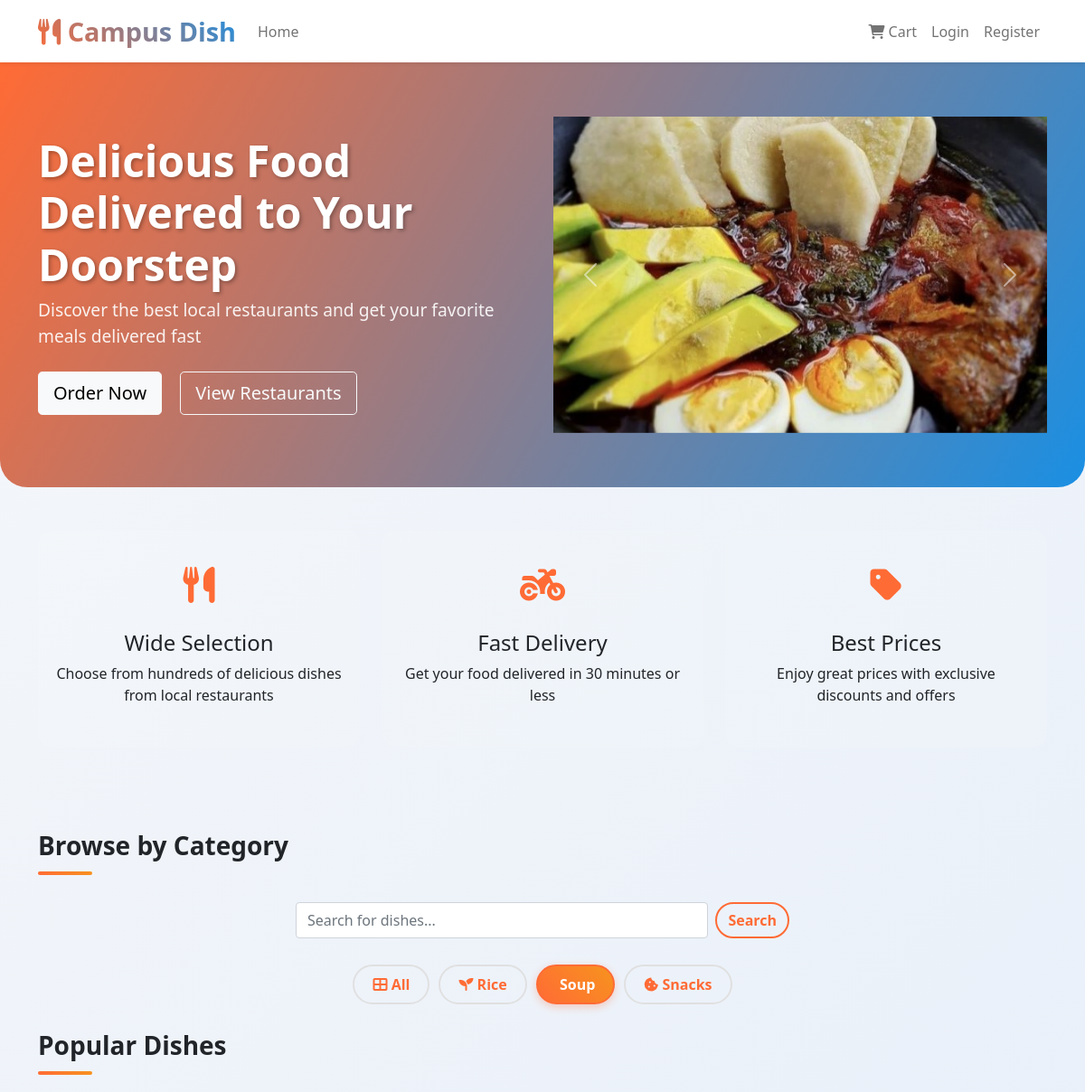
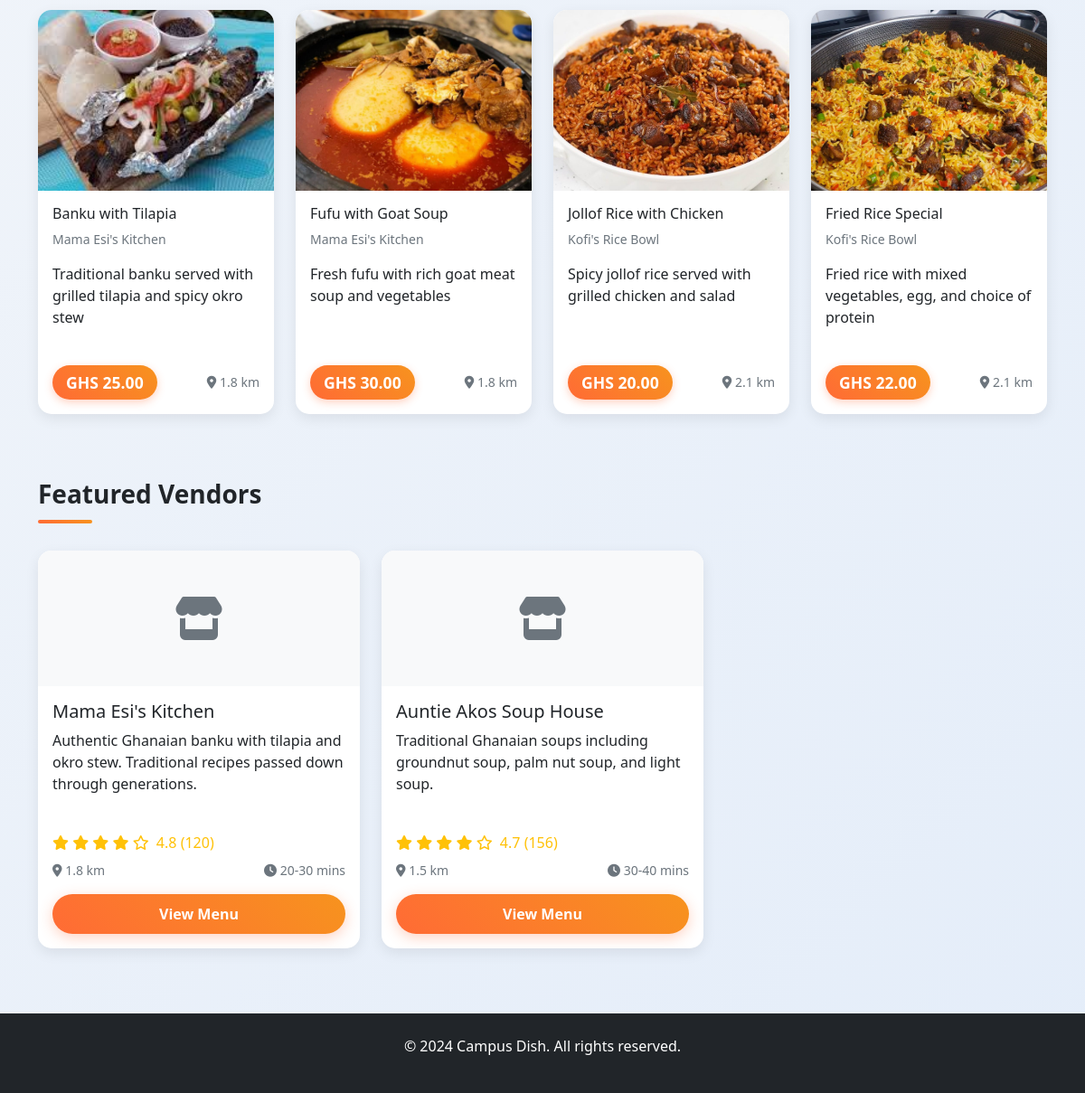
Page /?category=soup on the committed database (2 pictures, top to bottom).
### vendors/models.py (models this page shows, shortened)
class MenuItem(models.Model):
    CATEGORY_CHOICES = [
        ('rice', 'Rice'),
        ('soup', 'Soup'),
        ('snacks', 'Snacks'),
        ('other', 'Other'),
    ]
    vendor = models.ForeignKey(Vendor, on_delete=models.CASCADE, related_name='menu_items')
    name = models.CharField(max_length=100)
    description = models.TextField()
    price = models.DecimalField(max_digits=8, decimal_places=2)
    image = models.ImageField(upload_to='menu_items/', blank=True, null=True)
    category = models.CharField(max_length=20, choices=CATEGORY_CHOICES, default='other')
    is_available = models.BooleanField(default=True)
    created_at = models.DateTimeField(auto_now_add=True)
    def get_default_image(self):
        name_lower = self.name.lower()
        image_mapping = {
            'banku': 'img/Banku.jpeg.jpg',
            'jollof': 'img/Jollof.jpg',
            'fried rice': 'img/Fried rice.jpg',
            'rice': 'img/Rice with stew.jpg',
            'fufu': 'img/Fufu.jpg',
            'waakye': 'img/waakye.jpg',
            'kenkey': 'img/Kenkey.jpg',
            'beans': 'img/Beans.jpg',
            'spaghetti': 'img/spag.jpg',
            'spag': 'img/spag.jpg',
            'gob3': 'img/G)b3.jpg',
            'gobe': 'img/G)b3.jpg',
            'apesie': 'img/Apesie.jpg',
            'groundnut soup': 'img/peanut_soup.webp',
            'palm nut soup': 'img/palmnut soup.jpg',
            'light soup': 'img/lightsoup.jpg',
            'kelewele': 'img/Kelewele.jpg',
            'meat pie': 'img/meat pie.jpg',
            'chin chin': 'img/chin chin.jpg',
            'bofrot': 'img/bofrot.jpg',
        }
        for key, image_path in image_mapping.items():
            if key in name_lower:
                return image_path
        return None

class Vendor(models.Model):
    name = models.CharField(max_length=100)
    description = models.TextField()
    image = models.ImageField(upload_to='vendors/', blank=True, null=True)
    rating = models.DecimalField(max_digits=3, decimal_places=1, default=0.0)
    review_count = models.IntegerField(default=0)
    distance = models.DecimalField(max_digits=5, decimal_places=1, help_text="Distance in km")
    delivery_time = models.CharField(max_length=20, help_text="e.g., 20-30 mins")
    owner = models.ForeignKey(User, on_delete=models.CASCADE, null=True, blank=True)
    created_at = models.DateTimeField(auto_now_add=True)

### vendors/views.py (the view)
# urls.py: 2. Add a URL to urlpatterns:  path('', views.home, name='home')
def home(request):
    category = request.GET.get('category', 'all')
    vendors = Vendor.objects.all()
    if category != 'all':
        vendors = vendors.filter(menu_items__category=category).distinct()
    popular_items = MenuItem.objects.filter(is_available=True)[:12]
    context = {
        'vendors': vendors,
        'popular_items': popular_items,
        'current_category': category,
        'categories': ['all', 'rice', 'soup', 'snacks'],
    }
    return render(request, 'vendors/home.html', context)

### orders/context_processors.py (called while the page is built)
def cart_count(request):
    if request.user.is_authenticated:
        try:
            cart = Cart.objects.get(user=request.user)
            return {'cart_count': cart.total_items}
        except Cart.DoesNotExist:
            return {'cart_count': 0}
    else:
        session_key = request.session.session_key
        if session_key:
            try:
                cart = Cart.objects.get(session_key=session_key)
                return {'cart_count': cart.total_items}
            except Cart.DoesNotExist:
                return {'cart_count': 0}
    return {'cart_count': 0}

### templates/vendors/home.html (shortened to what this page needs)
{% extends 'base.html' %}
{% load static %}
{% block content %}
<div class="hero-section text-center">
    <div class="container">
        <div class="row align-items-center">
            <div class="col-md-6 text-start">
                <h1>Delicious Food Delivered to Your Doorstep</h1>
                <p class="lead">Discover the best local restaurants and get your favorite meals delivered fast</p>
                <div class="mt-4">
                    <a href="#popular-dishes" class="btn btn-light btn-lg me-3 float">Order Now</a>
                    <a href="#featured-vendors" class="btn btn-outline-light btn-lg float">View Restaurants</a>
                </div>
            </div>
            <div class="col-md-6">
                <div id="heroCarousel" class="carousel slide" data-bs-ride="carousel">
                    <div class="carousel-inner">
                        <div class="carousel-item active">
                            <img src="{% static 'img/Apesie.jpg' %}" class="d-block w-100 carousel-img" alt="Apesie">
                        </div>
                    </div>
                    <button class="carousel-control-prev" type="button" data-bs-target="#heroCarousel" data-bs-slide="prev">
                        <span class="carousel-control-prev-icon" aria-hidden="true"></span>
                    </button>
                    <button class="carousel-control-next" type="button" data-bs-target="#heroCarousel" data-bs-slide="next">
                        <span class="carousel-control-next-icon" aria-hidden="true"></span>
                    </button>
                </div>
            </div>
        </div>
    </div>
</div>
<div class="container-fluid p-0">
    <div class="container my-5">
        <div class="row text-center">
            <div class="col-md-4 mb-4 fade-in delay-1">
                <div class="feature-card float">
                    <div class="feature-icon">
                        <i class="fas fa-utensils"></i>
                    </div>
                    <h4>Wide Selection</h4>
                    <p>Choose from hundreds of delicious dishes from local restaurants</p>
                </div>
            </div>
            <div class="col-md-4 mb-4 fade-in delay-2">
                <div class="feature-card float">
                    <div class="feature-icon">
                        <i class="fas fa-motorcycle"></i>
                    </div>
                    <h4>Fast Delivery</h4>
                    <p>Get your food delivered in 30 minutes or less</p>
                </div>
            </div>
            <div class="col-md-4 mb-4 fade-in delay-3">
                <div class="feature-card float">
                    <div class="feature-icon">
                        <i class="fas fa-tag"></i>
                    </div>
                    <h4>Best Prices</h4>
                    <p>Enjoy great prices with exclusive discounts and offers</p>
                </div>
            </div>
        </div>
    </div>
    <div class="container my-4">
        <div class="row">
            <div class="col-12">
                <h3 class="section-title">Browse by Category</h3>
                <div class="row justify-content-center mb-4">
                    <div class="col-md-6">
                        <form class="d-flex" method="GET" action="{% url 'home' %}">
                            <input class="form-control me-2" type="search" placeholder="Search for dishes..." aria-label="Search" name="search">
                            <button class="btn btn-outline-primary" type="submit">Search</button>
                        </form>
                    </div>
                </div>
                <div class="d-flex flex-wrap justify-content-center">
                    {% for category in categories %}
                        <a href="?category={{ category }}"
                           class="btn filter-btn {% if current_category == category %}btn-primary active pulse{% else %}btn-outline-primary{% endif %} fade-in delay-{{ forloop.counter }}">
                            {% if category == 'all' %}
                                <i class="fas fa-th-large"></i> All
                            {% elif category == 'rice' %}
                                <i class="fas fa-seedling"></i> Rice
                            {% elif category == 'soup' %}
                                 Soup
                            {% elif category == 'snacks' %}
                                <i class="fas fa-cookie-bite"></i> Snacks
                            {% endif %}
                        </a>
                    {% endfor %}
                </div>
                </div>
            </div>
            </div>
        </div>
    <div class="container" id="popular-dishes">
        <div class="row">
            <div class="col-12">
                <h3 class="section-title">Popular Dishes</h3>
            </div>
        </div>
        <div class="row">
            {% for item in popular_items|slice:":4" %}
                <div class="col-lg-3 col-md-4 col-sm-6 mb-4 fade-in delay-{{ forloop.counter0|divisibleby:4|add:forloop.counter0|divisibleby:4 }}">
                    <div class="card food-card h-100">
                        {% if item.image %}
                            <img src="{{ item.image.url }}" class="card-img-top" alt="{{ item.name }}">
                        {% elif item.get_default_image %}
                            <img src="{% static item.get_default_image %}" class="card-img-top" alt="{{ item.name }}">
                        {% else %}
                            <div class="card-img-top bg-light d-flex align-items-center justify-content-center" style="height: 200px;">
                                <i class="fas fa-utensils fa-3x text-muted"></i>
                            </div>
                        {% endif %}
                        <div class="card-body d-flex flex-column">
                            <h6 class="card-title">{{ item.name }}</h6>
                            <p class="card-text text-muted small">{{ item.vendor.name }}</p>
                            <p class="card-text flex-grow-1">{{ item.description|truncatewords:10 }}</p>
                            <div class="d-flex justify-content-between align-items-center mt-auto">
                                <span class="price-tag">GHS {{ item.price }}</span>
                                <small class="text-muted">
                                    <i class="fas fa-map-marker-alt"></i> {{ item.vendor.distance }} km
                                </small>
                            </div>
                        </div>
                    </div>
                </div>
            {% endfor %}
        </div>
    </div>
    {% if vendors %}
    <div class="container mt-5" id="featured-vendors">
        <div class="row">
            <div class="col-12">
                <h3 class="section-title">Featured Vendors</h3>
            </div>
        </div>
        <div class="row">
            {% for vendor in vendors %}
                <div class="col-lg-4 col-md-6 mb-4 fade-in delay-{{ forloop.counter0|divisibleby:3|add:forloop.counter0|divisibleby:3 }}">
                    <div class="card vendor-card h-100">
                        {% if vendor.image %}
                            <img src="{{ vendor.image.url }}" class="card-img-top" alt="{{ vendor.name }}">
                        {% else %}
                            <div class="card-img-top bg-light d-flex align-items-center justify-content-center" style="height: 150px;">
                                <i class="fas fa-store fa-3x text-muted"></i>
                            </div>
                        {% endif %}
                        <div class="card-body d-flex flex-column">
                            <h5 class="card-title">{{ vendor.name }}</h5>
                            <p class="card-text flex-grow-1">{{ vendor.description|truncatewords:15 }}</p>
                            <div class="d-flex justify-content-between align-items-center mb-2">
                                <div class="rating">
                                    {% for i in "12345" %}
                                        {% if forloop.counter <= vendor.rating %}
                                            <i class="fas fa-star"></i>
                                        {% else %}
                                            <i class="far fa-star"></i>
                                        {% endif %}
                                    {% endfor %}
                                    <span class="ms-1">{{ vendor.rating }} ({{ vendor.review_count }})</span>
                                </div>
                            </div>
                            <div class="d-flex justify-content-between align-items-center mb-3">
                                <small class="text-muted">
                                    <i class="fas fa-map-marker-alt"></i> {{ vendor.distance }} km
                                </small>
                                <small class="text-muted">
                                    <i class="fas fa-clock"></i> {{ vendor.delivery_time }}
                                </small>
                            </div>
                            <a href="{% url 'vendors:vendor_detail' vendor.id %}" class="btn btn-primary">
                                View Menu
                            </a>
                        </div>
                    </div>
                </div>
            {% endfor %}
        </div>
    </div>
    {% endif %}
{% endblock %}

### templates/base.html (style rules this page uses)
:root { --primary-color: #ff6b35; --secondary-color: #f7931e; --dark-color: #2c3e50; --light-color: #ecf0f1; --accent-color: #1a8fe3; }
body { font-family: 'Segoe UI', Tahoma, Geneva, Verdana, sans-serif; background: linear-gradient(135deg, #f5f7fa 0%, #e4edf9 100%); background-attachment: fixed; min-height: 100vh; }
.btn-primary { background: linear-gradient(45deg, var(--primary-color), var(--secondary-color)); border: none; font-weight: 600; padding: 10px 20px; border-radius: 30px; transition: all 0.3s ease; box-shadow: 0 4px 15px rgba(255, 107, 53, 0.3); }
.btn-outline-primary { border: 2px solid var(--primary-color); color: var(--primary-color); font-weight: 600; border-radius: 30px; transition: all 0.3s ease; }
.card { border: none; border-radius: 15px; box-shadow: 0 5px 15px rgba(0,0,0,0.08); transition: all 0.3s ease; overflow: hidden; margin-bottom: 25px; }
.food-card img { height: 200px; object-fit: cover; transition: transform 0.3s ease; }
.price-tag { background: linear-gradient(45deg, var(--primary-color), var(--secondary-color)); color: white; padding: 6px 15px; border-radius: 20px; font-weight: bold; font-size: 1.1rem; box-shadow: 0 3px 10px rgba(255, 107, 53, 0.3); }
.rating { color: #ffc107; }
.filter-btn { margin: 5px; border-radius: 30px; font-weight: 600; padding: 8px 20px; border: 2px solid #e0e0e0; transition: all 0.3s ease; }
.filter-btn.active { background: linear-gradient(45deg, var(--primary-color), var(--secondary-color)); border-color: var(--primary-color); color: white; box-shadow: 0 3px 10px rgba(255, 107, 53, 0.3); }
.hero-section { background: linear-gradient(120deg, var(--primary-color), var(--accent-color)); color: white; padding: 60px 0; border-radius: 0 0 30px 30px; margin-bottom: 40px; }
.hero-section h1 { font-weight: 800; font-size: 3rem; text-shadow: 2px 2px 4px rgba(0,0,0,0.3); }
.hero-section p { font-size: 1.2rem; opacity: 0.9; }
.section-title { position: relative; padding-bottom: 15px; margin-bottom: 30px; font-weight: 700; }
.section-title:after { content: ''; position: absolute; bottom: 0; left: 0; width: 60px; height: 4px; background: linear-gradient(45deg, var(--primary-color), var(--secondary-color)); border-radius: 2px; }
.feature-icon { font-size: 2.5rem; color: var(--primary-color); margin-bottom: 20px; }
.feature-card { text-align: center; padding: 30px 20px; background: rgba(255, 255, 255, 0.1); backdrop-filter: blur(10px); border-radius: 15px; margin-bottom: 20px; transition: all 0.3s ease; }
.fade-in { animation: fadeIn 0.6s ease-out forwards; }
.delay-1 { animation-delay: 0.1s; }
.delay-2 { animation-delay: 0.2s; }
.delay-3 { animation-delay: 0.3s; }
.delay-4 { animation-delay: 0.4s; }
.pulse { animation: pulse 2s infinite; }
.float { animation: float 3s ease-in-out infinite; }

### rows in the picture
MenuItem: shows a picture, name "Banku with Tilapia", vendor.name "Mama Esi's Kitchen", description "Traditional banku served with grilled tilapia and spicy okro stew", price "25.00", vendor.distance "1.8"
MenuItem: shows a picture, name "Fufu with Goat Soup", vendor.name "Mama Esi's Kitchen", description "Fresh fufu with rich goat meat soup and vegetables", price "30.00", vendor.distance "1.8"
MenuItem: shows a picture, name "Jollof Rice with Chicken", vendor.name "Kofi's Rice Bowl", description "Spicy jollof rice served with grilled chicken and salad", price "20.00", vendor.distance "2.1"
MenuItem: shows a picture, name "Fried Rice Special", vendor.name "Kofi's Rice Bowl", description "Fried rice with mixed vegetables, egg, and choice of protein", price "22.00", vendor.distance "2.1"
Vendor: name "Mama Esi's Kitchen", description "Authentic Ghanaian banku with tilapia and okro stew. Traditional recipes passed down through generations.", rating "4.8", review_count "120", distance "1.8", delivery_time "20-30 mins"
Vendor: name "Auntie Akos Soup House", description "Traditional Ghanaian soups including groundnut soup, palm nut soup, and light soup.", rating "4.7", review_count "156", distance "1.5", delivery_time "30-40 mins"
